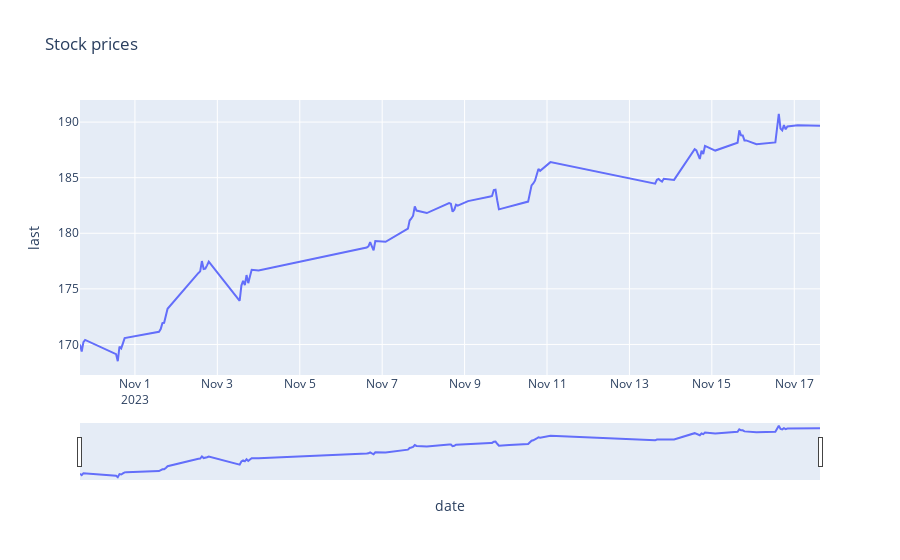

The code cell stored with this chart in its notebook:
### Code cell
fig = px.line(df, x=df.index, y=df['last'], title='Stock prices')

fig.update_xaxes(
    rangeslider_visible=True,
#     rangeselector=dict(
#         buttons=list([
#             dict(count=1, label="1w", step="week", stepmode="backward"),
#             dict(count=2, label="3w", step="week", stepmode="backward"),
#             dict(count=3, label="5w", step="week", stepmode="backward"),
#             dict(step="all")
#         ])
#     )
)
fig.show()
